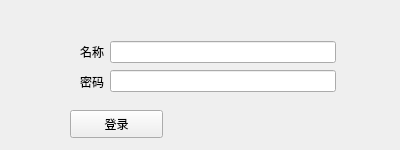
<?xml version="1.0" encoding="UTF-8"?>
<ui version="4.0">
 <class>Form</class>
 <widget class="QWidget" name="Form">
  <property name="geometry">
   <rect>
    <x>0</x>
    <y>0</y>
    <width>400</width>
    <height>150</height>
   </rect>
  </property>
  <property name="minimumSize">
   <size>
    <width>400</width>
    <height>150</height>
   </size>
  </property>
  <property name="maximumSize">
   <size>
    <width>400</width>
    <height>150</height>
   </size>
  </property>
  <property name="windowTitle">
   <string>超级权限</string>
  </property>
  <widget class="QPushButton" name="pushButton">
   <property name="geometry">
    <rect>
     <x>70</x>
     <y>110</y>
     <width>93</width>
     <height>28</height>
    </rect>
   </property>
   <property name="text">
    <string>登录</string>
   </property>
  </widget>
  <widget class="QWidget" name="">
   <property name="geometry">
    <rect>
     <x>80</x>
     <y>40</y>
     <width>256</width>
     <height>53</height>
    </rect>
   </property>
   <layout class="QHBoxLayout" name="horizontalLayout">
    <item>
     <layout class="QVBoxLayout" name="verticalLayout_2">
      <item>
       <widget class="QLabel" name="label">
        <property name="text">
         <string>名称</string>
        </property>
       </widget>
      </item>
      <item>
       <widget class="QLabel" name="label_2">
        <property name="text">
         <string>密码</string>
        </property>
       </widget>
      </item>
     </layout>
    </item>
    <item>
     <layout class="QVBoxLayout" name="verticalLayout">
      <item>
       <widget class="QLineEdit" name="super_name"/>
      </item>
      <item>
       <widget class="QLineEdit" name="super_password">
        <property name="echoMode">
         <enum>QLineEdit::Password</enum>
        </property>
       </widget>
      </item>
     </layout>
    </item>
   </layout>
  </widget>
 </widget>
 <resources/>
 <connections/>
</ui>
